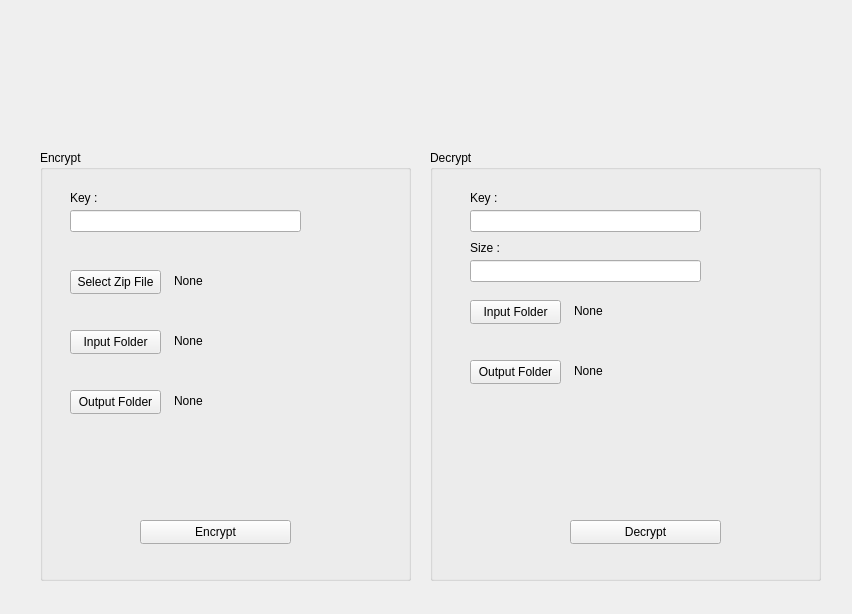
<?xml version="1.0" encoding="UTF-8"?>
<ui version="4.0">
 <class>Fog</class>
 <widget class="QWidget" name="Fog">
  <property name="geometry">
   <rect>
    <x>0</x>
    <y>0</y>
    <width>852</width>
    <height>614</height>
   </rect>
  </property>
  <property name="windowTitle">
   <string>Fog Project</string>
  </property>
  <widget class="QGroupBox" name="EnryptBox">
   <property name="geometry">
    <rect>
     <x>40</x>
     <y>150</y>
     <width>371</width>
     <height>431</height>
    </rect>
   </property>
   <property name="title">
    <string>Encrypt</string>
   </property>
   <widget class="QPushButton" name="EncryptButton">
    <property name="geometry">
     <rect>
      <x>100</x>
      <y>370</y>
      <width>151</width>
      <height>24</height>
     </rect>
    </property>
    <property name="text">
     <string>Encrypt</string>
    </property>
   </widget>
   <widget class="QLineEdit" name="EncryptKeyField">
    <property name="geometry">
     <rect>
      <x>30</x>
      <y>60</y>
      <width>231</width>
      <height>22</height>
     </rect>
    </property>
   </widget>
   <widget class="QLabel" name="EncryptKeyLabel">
    <property name="geometry">
     <rect>
      <x>30</x>
      <y>40</y>
      <width>49</width>
      <height>16</height>
     </rect>
    </property>
    <property name="text">
     <string>Key :</string>
    </property>
   </widget>
   <widget class="QPushButton" name="EncryptInputFolderButton">
    <property name="geometry">
     <rect>
      <x>30</x>
      <y>180</y>
      <width>91</width>
      <height>24</height>
     </rect>
    </property>
    <property name="text">
     <string>Input Folder</string>
    </property>
   </widget>
   <widget class="QPushButton" name="EncryptOutputFolderButton">
    <property name="geometry">
     <rect>
      <x>30</x>
      <y>240</y>
      <width>91</width>
      <height>24</height>
     </rect>
    </property>
    <property name="text">
     <string>Output Folder</string>
    </property>
   </widget>
   <widget class="QTextEdit" name="EncryptInputFolderLabel">
    <property name="geometry">
     <rect>
      <x>130</x>
      <y>180</y>
      <width>221</width>
      <height>41</height>
     </rect>
    </property>
    <property name="autoFillBackground">
     <bool>false</bool>
    </property>
    <property name="styleSheet">
     <string notr="true">background-color: rgba(255, 255, 255, 0);</string>
    </property>
    <property name="frameShape">
     <enum>QFrame::NoFrame</enum>
    </property>
    <property name="verticalScrollBarPolicy">
     <enum>Qt::ScrollBarAlwaysOff</enum>
    </property>
    <property name="horizontalScrollBarPolicy">
     <enum>Qt::ScrollBarAsNeeded</enum>
    </property>
    <property name="lineWrapMode">
     <enum>QTextEdit::NoWrap</enum>
    </property>
    <property name="readOnly">
     <bool>true</bool>
    </property>
    <property name="html">
     <string>&lt;!DOCTYPE HTML PUBLIC &quot;-//W3C//DTD HTML 4.0//EN&quot; &quot;http://www.w3.org/TR/REC-html40/strict.dtd&quot;&gt;
&lt;html&gt;&lt;head&gt;&lt;meta name=&quot;qrichtext&quot; content=&quot;1&quot; /&gt;&lt;meta charset=&quot;utf-8&quot; /&gt;&lt;style type=&quot;text/css&quot;&gt;
p, li { white-space: pre-wrap; }
hr { height: 1px; border-width: 0; }
li.unchecked::marker { content: &quot;\2610&quot;; }
li.checked::marker { content: &quot;\2612&quot;; }
&lt;/style&gt;&lt;/head&gt;&lt;body style=&quot; font-family:'Segoe UI'; font-size:9pt; font-weight:400; font-style:normal;&quot;&gt;
&lt;p style=&quot; margin-top:0px; margin-bottom:0px; margin-left:0px; margin-right:0px; -qt-block-indent:0; text-indent:0px;&quot;&gt;None&lt;/p&gt;&lt;/body&gt;&lt;/html&gt;</string>
    </property>
    <property name="acceptRichText">
     <bool>false</bool>
    </property>
   </widget>
   <widget class="QTextEdit" name="EncryptOutputFolderLabel">
    <property name="geometry">
     <rect>
      <x>130</x>
      <y>240</y>
      <width>221</width>
      <height>41</height>
     </rect>
    </property>
    <property name="autoFillBackground">
     <bool>false</bool>
    </property>
    <property name="styleSheet">
     <string notr="true">background-color: rgba(255, 255, 255, 0);</string>
    </property>
    <property name="frameShape">
     <enum>QFrame::NoFrame</enum>
    </property>
    <property name="verticalScrollBarPolicy">
     <enum>Qt::ScrollBarAlwaysOff</enum>
    </property>
    <property name="horizontalScrollBarPolicy">
     <enum>Qt::ScrollBarAsNeeded</enum>
    </property>
    <property name="lineWrapMode">
     <enum>QTextEdit::NoWrap</enum>
    </property>
    <property name="readOnly">
     <bool>true</bool>
    </property>
    <property name="html">
     <string>&lt;!DOCTYPE HTML PUBLIC &quot;-//W3C//DTD HTML 4.0//EN&quot; &quot;http://www.w3.org/TR/REC-html40/strict.dtd&quot;&gt;
&lt;html&gt;&lt;head&gt;&lt;meta name=&quot;qrichtext&quot; content=&quot;1&quot; /&gt;&lt;meta charset=&quot;utf-8&quot; /&gt;&lt;style type=&quot;text/css&quot;&gt;
p, li { white-space: pre-wrap; }
hr { height: 1px; border-width: 0; }
li.unchecked::marker { content: &quot;\2610&quot;; }
li.checked::marker { content: &quot;\2612&quot;; }
&lt;/style&gt;&lt;/head&gt;&lt;body style=&quot; font-family:'Segoe UI'; font-size:9pt; font-weight:400; font-style:normal;&quot;&gt;
&lt;p style=&quot; margin-top:0px; margin-bottom:0px; margin-left:0px; margin-right:0px; -qt-block-indent:0; text-indent:0px;&quot;&gt;None&lt;/p&gt;&lt;/body&gt;&lt;/html&gt;</string>
    </property>
    <property name="acceptRichText">
     <bool>false</bool>
    </property>
   </widget>
   <widget class="QPushButton" name="ZipFileToEncryptButton">
    <property name="geometry">
     <rect>
      <x>30</x>
      <y>120</y>
      <width>91</width>
      <height>24</height>
     </rect>
    </property>
    <property name="text">
     <string>Select Zip File</string>
    </property>
   </widget>
   <widget class="QTextEdit" name="ZipFileToEncryptLabel">
    <property name="geometry">
     <rect>
      <x>130</x>
      <y>120</y>
      <width>221</width>
      <height>41</height>
     </rect>
    </property>
    <property name="autoFillBackground">
     <bool>false</bool>
    </property>
    <property name="styleSheet">
     <string notr="true">background-color: rgba(255, 255, 255, 0);</string>
    </property>
    <property name="frameShape">
     <enum>QFrame::NoFrame</enum>
    </property>
    <property name="verticalScrollBarPolicy">
     <enum>Qt::ScrollBarAlwaysOff</enum>
    </property>
    <property name="horizontalScrollBarPolicy">
     <enum>Qt::ScrollBarAsNeeded</enum>
    </property>
    <property name="lineWrapMode">
     <enum>QTextEdit::NoWrap</enum>
    </property>
    <property name="readOnly">
     <bool>true</bool>
    </property>
    <property name="html">
     <string>&lt;!DOCTYPE HTML PUBLIC &quot;-//W3C//DTD HTML 4.0//EN&quot; &quot;http://www.w3.org/TR/REC-html40/strict.dtd&quot;&gt;
&lt;html&gt;&lt;head&gt;&lt;meta name=&quot;qrichtext&quot; content=&quot;1&quot; /&gt;&lt;meta charset=&quot;utf-8&quot; /&gt;&lt;style type=&quot;text/css&quot;&gt;
p, li { white-space: pre-wrap; }
hr { height: 1px; border-width: 0; }
li.unchecked::marker { content: &quot;\2610&quot;; }
li.checked::marker { content: &quot;\2612&quot;; }
&lt;/style&gt;&lt;/head&gt;&lt;body style=&quot; font-family:'Segoe UI'; font-size:9pt; font-weight:400; font-style:normal;&quot;&gt;
&lt;p style=&quot; margin-top:0px; margin-bottom:0px; margin-left:0px; margin-right:0px; -qt-block-indent:0; text-indent:0px;&quot;&gt;None&lt;/p&gt;&lt;/body&gt;&lt;/html&gt;</string>
    </property>
    <property name="acceptRichText">
     <bool>false</bool>
    </property>
   </widget>
  </widget>
  <widget class="QGroupBox" name="DecryptBox">
   <property name="geometry">
    <rect>
     <x>430</x>
     <y>150</y>
     <width>391</width>
     <height>431</height>
    </rect>
   </property>
   <property name="title">
    <string>Decrypt</string>
   </property>
   <widget class="QPushButton" name="DecryptButton">
    <property name="geometry">
     <rect>
      <x>140</x>
      <y>370</y>
      <width>151</width>
      <height>24</height>
     </rect>
    </property>
    <property name="text">
     <string>Decrypt</string>
    </property>
   </widget>
   <widget class="QLabel" name="DecryptKeyLabel">
    <property name="geometry">
     <rect>
      <x>40</x>
      <y>40</y>
      <width>49</width>
      <height>16</height>
     </rect>
    </property>
    <property name="text">
     <string>Key :</string>
    </property>
   </widget>
   <widget class="QLineEdit" name="DecryptKeyField">
    <property name="geometry">
     <rect>
      <x>40</x>
      <y>60</y>
      <width>231</width>
      <height>22</height>
     </rect>
    </property>
   </widget>
   <widget class="QPushButton" name="DecryptInputFolderButton">
    <property name="geometry">
     <rect>
      <x>40</x>
      <y>150</y>
      <width>91</width>
      <height>24</height>
     </rect>
    </property>
    <property name="text">
     <string>Input Folder</string>
    </property>
   </widget>
   <widget class="QLineEdit" name="DecryptSizeField">
    <property name="geometry">
     <rect>
      <x>40</x>
      <y>110</y>
      <width>231</width>
      <height>22</height>
     </rect>
    </property>
    <property name="text">
     <string/>
    </property>
   </widget>
   <widget class="QLabel" name="DecryptSizeLabel">
    <property name="geometry">
     <rect>
      <x>40</x>
      <y>90</y>
      <width>49</width>
      <height>16</height>
     </rect>
    </property>
    <property name="text">
     <string>Size :</string>
    </property>
   </widget>
   <widget class="QPushButton" name="DecryptOutputFolderButton">
    <property name="geometry">
     <rect>
      <x>40</x>
      <y>210</y>
      <width>91</width>
      <height>24</height>
     </rect>
    </property>
    <property name="text">
     <string>Output Folder</string>
    </property>
   </widget>
   <widget class="QTextEdit" name="DecryptInputFolderLabel">
    <property name="geometry">
     <rect>
      <x>140</x>
      <y>150</y>
      <width>221</width>
      <height>41</height>
     </rect>
    </property>
    <property name="autoFillBackground">
     <bool>false</bool>
    </property>
    <property name="styleSheet">
     <string notr="true">background-color: rgba(255, 255, 255, 0);</string>
    </property>
    <property name="frameShape">
     <enum>QFrame::NoFrame</enum>
    </property>
    <property name="verticalScrollBarPolicy">
     <enum>Qt::ScrollBarAlwaysOff</enum>
    </property>
    <property name="horizontalScrollBarPolicy">
     <enum>Qt::ScrollBarAsNeeded</enum>
    </property>
    <property name="lineWrapMode">
     <enum>QTextEdit::NoWrap</enum>
    </property>
    <property name="readOnly">
     <bool>true</bool>
    </property>
    <property name="html">
     <string>&lt;!DOCTYPE HTML PUBLIC &quot;-//W3C//DTD HTML 4.0//EN&quot; &quot;http://www.w3.org/TR/REC-html40/strict.dtd&quot;&gt;
&lt;html&gt;&lt;head&gt;&lt;meta name=&quot;qrichtext&quot; content=&quot;1&quot; /&gt;&lt;meta charset=&quot;utf-8&quot; /&gt;&lt;style type=&quot;text/css&quot;&gt;
p, li { white-space: pre-wrap; }
hr { height: 1px; border-width: 0; }
li.unchecked::marker { content: &quot;\2610&quot;; }
li.checked::marker { content: &quot;\2612&quot;; }
&lt;/style&gt;&lt;/head&gt;&lt;body style=&quot; font-family:'Segoe UI'; font-size:9pt; font-weight:400; font-style:normal;&quot;&gt;
&lt;p style=&quot; margin-top:0px; margin-bottom:0px; margin-left:0px; margin-right:0px; -qt-block-indent:0; text-indent:0px;&quot;&gt;None&lt;/p&gt;&lt;/body&gt;&lt;/html&gt;</string>
    </property>
    <property name="acceptRichText">
     <bool>false</bool>
    </property>
   </widget>
   <widget class="QTextEdit" name="DecryptOutputFolderLabel">
    <property name="geometry">
     <rect>
      <x>140</x>
      <y>210</y>
      <width>221</width>
      <height>41</height>
     </rect>
    </property>
    <property name="autoFillBackground">
     <bool>false</bool>
    </property>
    <property name="styleSheet">
     <string notr="true">background-color: rgba(255, 255, 255, 0);</string>
    </property>
    <property name="frameShape">
     <enum>QFrame::NoFrame</enum>
    </property>
    <property name="verticalScrollBarPolicy">
     <enum>Qt::ScrollBarAlwaysOff</enum>
    </property>
    <property name="horizontalScrollBarPolicy">
     <enum>Qt::ScrollBarAsNeeded</enum>
    </property>
    <property name="lineWrapMode">
     <enum>QTextEdit::NoWrap</enum>
    </property>
    <property name="readOnly">
     <bool>true</bool>
    </property>
    <property name="html">
     <string>&lt;!DOCTYPE HTML PUBLIC &quot;-//W3C//DTD HTML 4.0//EN&quot; &quot;http://www.w3.org/TR/REC-html40/strict.dtd&quot;&gt;
&lt;html&gt;&lt;head&gt;&lt;meta name=&quot;qrichtext&quot; content=&quot;1&quot; /&gt;&lt;meta charset=&quot;utf-8&quot; /&gt;&lt;style type=&quot;text/css&quot;&gt;
p, li { white-space: pre-wrap; }
hr { height: 1px; border-width: 0; }
li.unchecked::marker { content: &quot;\2610&quot;; }
li.checked::marker { content: &quot;\2612&quot;; }
&lt;/style&gt;&lt;/head&gt;&lt;body style=&quot; font-family:'Segoe UI'; font-size:9pt; font-weight:400; font-style:normal;&quot;&gt;
&lt;p style=&quot; margin-top:0px; margin-bottom:0px; margin-left:0px; margin-right:0px; -qt-block-indent:0; text-indent:0px;&quot;&gt;None&lt;/p&gt;&lt;/body&gt;&lt;/html&gt;</string>
    </property>
    <property name="acceptRichText">
     <bool>false</bool>
    </property>
   </widget>
  </widget>
  <widget class="QLabel" name="label">
   <property name="enabled">
    <bool>true</bool>
   </property>
   <property name="geometry">
    <rect>
     <x>310</x>
     <y>10</y>
     <width>211</width>
     <height>121</height>
    </rect>
   </property>
   <property name="text">
    <string/>
   </property>
   <property name="pixmap">
    <pixmap>bank2/suda.png</pixmap>
   </property>
   <property name="scaledContents">
    <bool>true</bool>
   </property>
   <property name="alignment">
    <set>Qt::AlignHCenter|Qt::AlignTop</set>
   </property>
  </widget>
 </widget>
 <resources/>
 <connections/>
</ui>
